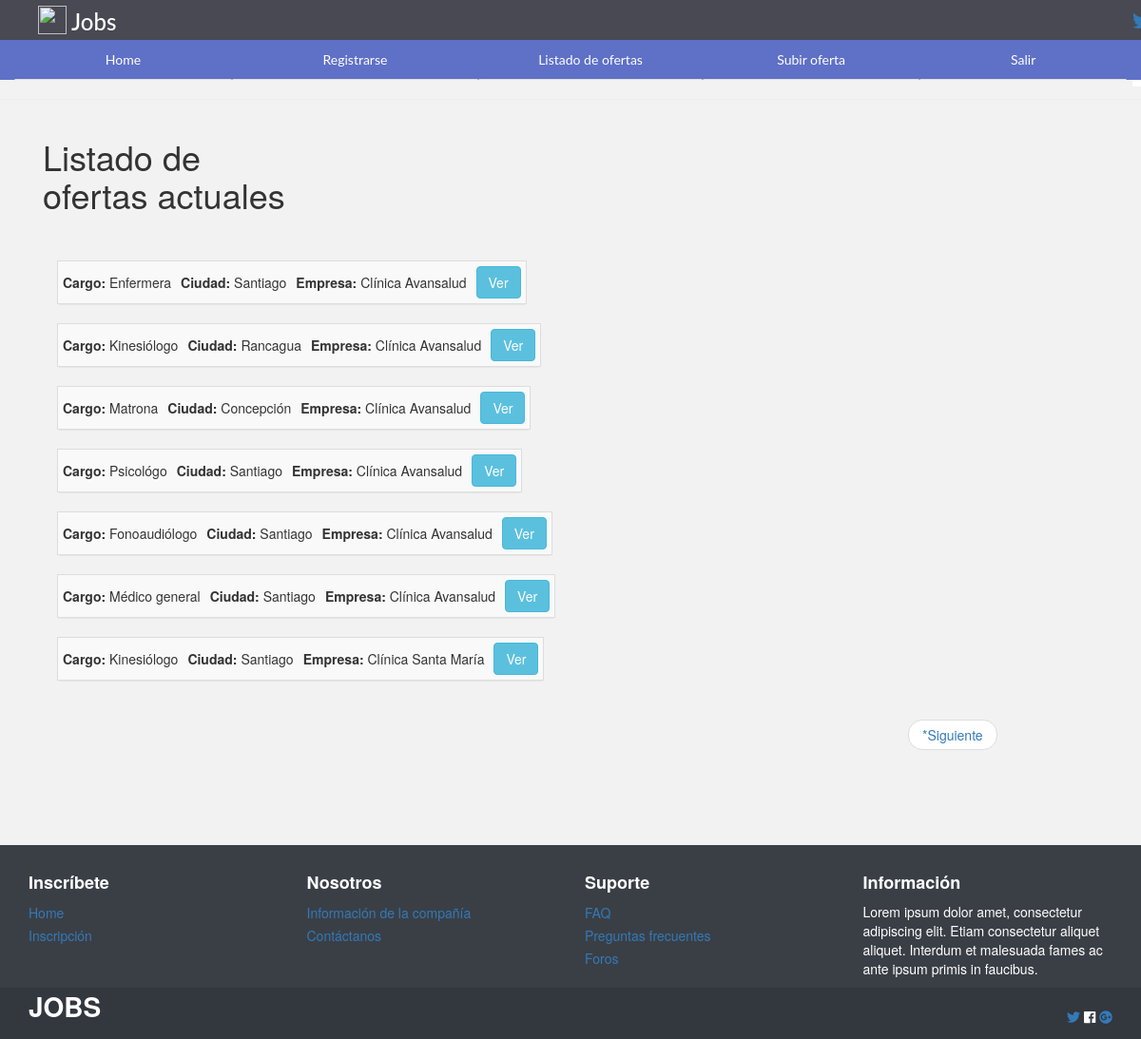
Page /ofertas/ (signed in) on the committed database.
### ofertas/models.py (models this page shows, shortened)
class DescripcionCargo(models.Model):
    owner = models.ForeignKey(Empresa)
    cargo = models.CharField(max_length=40, choices=CATEGORIAS)
    descripcion_cargo = models.TextField()
    ciudad = models.CharField(max_length=30)
    fecha_contratacion = models.DateField()
    sueldo = models.IntegerField()
    tipo_jornada = models.CharField(max_length=20, choices=JORNADAS)
    tipo_contrato = models.CharField(max_length=20, choices=CONTRATO)
    estado_publicacion = models.CharField(max_length=10, choices=ESTADO_PUBLICACION, default=ACTIVA)

class Empresa(models.Model):
    nombre = models.CharField(max_length=50)
    anos_experiencia = models.IntegerField(null=True, blank=True)
    def __unicode__(self):
        return self.nombre

### ofertas/views.py (the view)
# urls.py: url(r'^ofertas/$', login_required(ListView.as_view()), name='ofertas_list'),
class ListView(View):
    def get(self, request):
        ofertas = DescripcionCargo.objects.all()
        context = {
            'ofertas': ofertas[:7]
        }
        return render(request, 'ofertas/ofertas_list.html', context)

### ofertas/templates/ofertas/ofertas_list.html (shortened to what this page needs)
{% extends 'base.html' %}
{% block section %}
    <div class="container-fluid">
        <div class="row">
            <div class="col-md-3">
                <h1>Listado de ofertas actuales</h1>
                <br>
                <br>
                {% include 'ofertas/ofertas_loop.html' with descripcion_list=ofertas %}
            </div>
        </div>
        <nav aria-label="...">
            <ul class="pager">
                <li style="margin-left:65em;"><a href="#">*Siguiente</a></li>
            </ul>
        </nav>
    </div>
{% endblock %}

### ofertas/templates/ofertas/ofertas_loop.html
  {% for cargo in descripcion_list %}
    <div class="container">
        <div class="row">
            <div class="col-md-6">
                <div>
                    <table class="panel panel-default table-striped table-hover table-condensed tablet-bordered table-responsive">
                        <tr>
                            <td><strong>Cargo: </strong>{{ cargo.cargo }}</td>
                            <td><strong>Ciudad: </strong>{{ cargo.ciudad }}</td>
                            <td><strong>Empresa: </strong>{{ cargo.owner }}</td>
                            <td><a href="{% url 'ofertas_detail' cargo.pk %}"><button class="btn btn-info btn-block">Ver</button></a></td>
                        </tr>
                    </table>
                </div>
            </div>
        </div>
    </div>
  {% endfor %}
  <div class="row">
  <div class="col-md-4">

### jobs/static/css/estilos.css (style rules this page uses)
* { margin:0; padding:0; }
body { background:#f2f2f2; }
.body-img { background-image: url("http://www.guia-empresas.net/fondos/grandes/GE-fondo1.jpg"); background-repeat: no-repeat; background-size: cover; }

### rows in the picture
DescripcionCargo: cargo "Enfermera", ciudad "Santiago", owner "Clínica Avansalud"
DescripcionCargo: cargo "Kinesiólogo", ciudad "Rancagua", owner "Clínica Avansalud"
DescripcionCargo: cargo "Matrona", ciudad "Concepción", owner "Clínica Avansalud"
DescripcionCargo: cargo "Psicológo", ciudad "Santiago", owner "Clínica Avansalud"
DescripcionCargo: cargo "Fonoaudiólogo", ciudad "Santiago", owner "Clínica Avansalud"
DescripcionCargo: cargo "Médico general", ciudad "Santiago", owner "Clínica Avansalud"
DescripcionCargo: cargo "Kinesiólogo", ciudad "Santiago", owner "Clínica Santa María"
